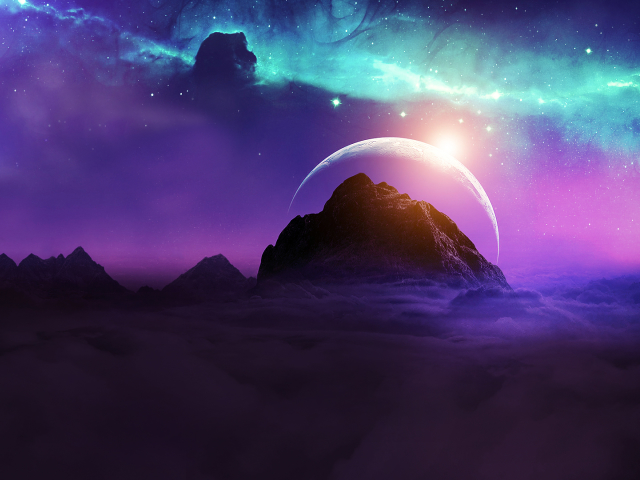
#> input picture sample.jpg, 640 x 480 px
$ python chapter5.py
#> lines starting #> are read from the running program, lines starting #| are printed output that depends on the picture
#warp perspective
import cv2
import numpy as np
#we use it to get a birds eye view of an image
img = cv2.imread('sample.jpg')
#> img is the input picture: shape (480, 640, 3); mean B, G, R 107.9, 61.5, 74.2
width, height = 100, 60
pts1=np.float32([[261,135],[504,135],[261,292],[504,292]])
#these corners can be taken from corners in MS Paint
pts2=np.float32([[0,0],[width,0],[0,height],[width,height]])
matrix = cv2.getPerspectiveTransform(pts1,pts2)
imgOutput = cv2.warpPerspective(img, matrix, (width, height))
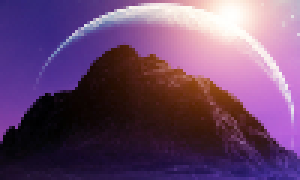
#> imgOutput: shape (60, 100, 3) (shown 3 times larger); mean B, G, R 108.9, 72.2, 106.4
cv2.imshow("Image", img)
cv2.imshow("Output", imgOutput)
cv2.waitKey(0)

$ run again, with arnav.jpg copied over sample.jpg
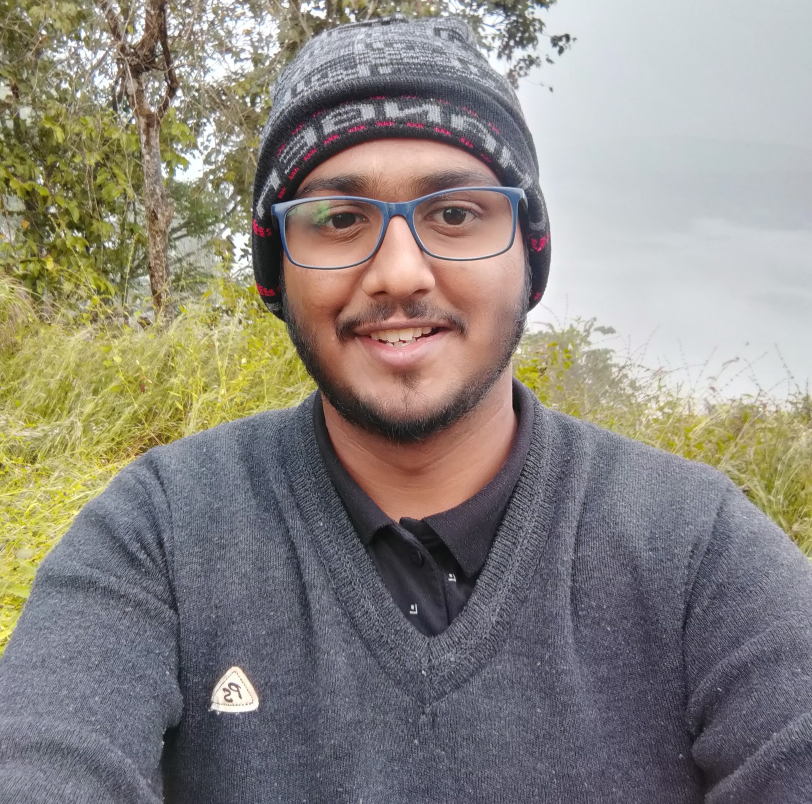
#> input picture arnav.jpg, 2436 x 2411 px (shown at 1/3 size)
#> img is the input picture: shape (2411, 2436, 3); mean B, G, R 127.5, 134.2, 139.5
#> `imgOutput = cv2.warpPerspective(img, matrix, (width, height))`:
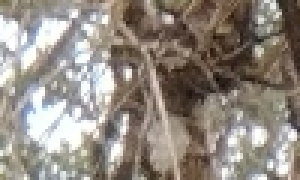
#> imgOutput: shape (60, 100, 3) (shown 3 times larger); mean B, G, R 129.4, 137.9, 146.5

$ run again, with samai.jpg copied over sample.jpg
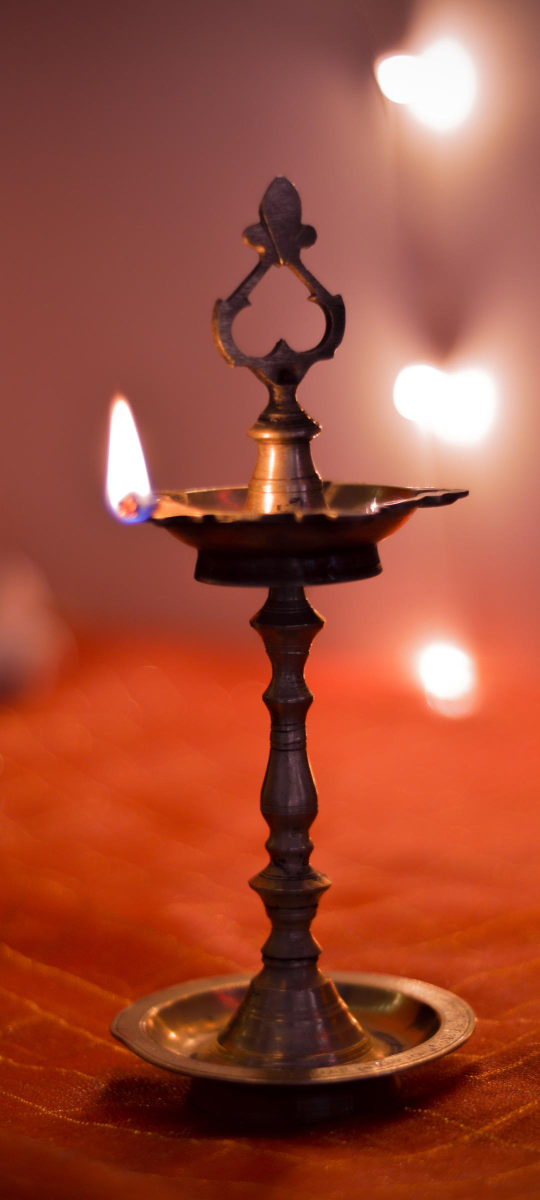
#> input picture samai.jpg, 1080 x 2400 px (shown at 1/2 size)
#> img is the input picture: shape (2400, 1080, 3); mean B, G, R 55.8, 76.2, 157.8
#> `imgOutput = cv2.warpPerspective(img, matrix, (width, height))`:
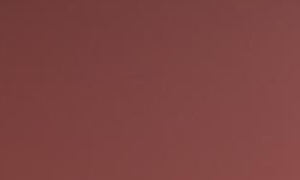
#> imgOutput: shape (60, 100, 3) (shown 3 times larger); mean B, G, R 66, 68, 125.7
